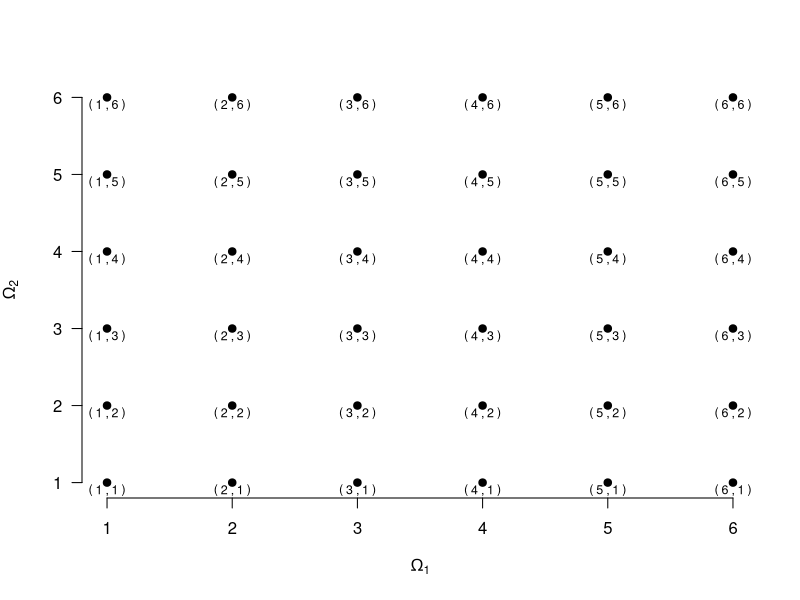
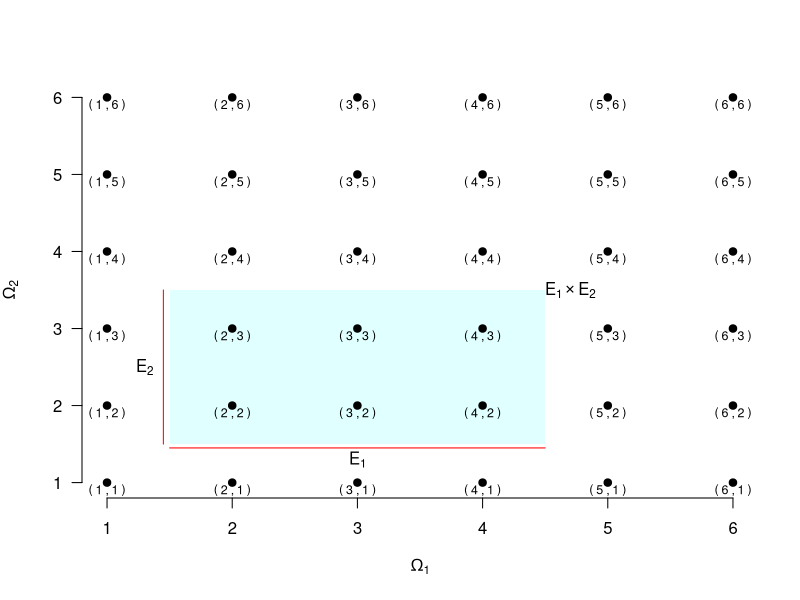
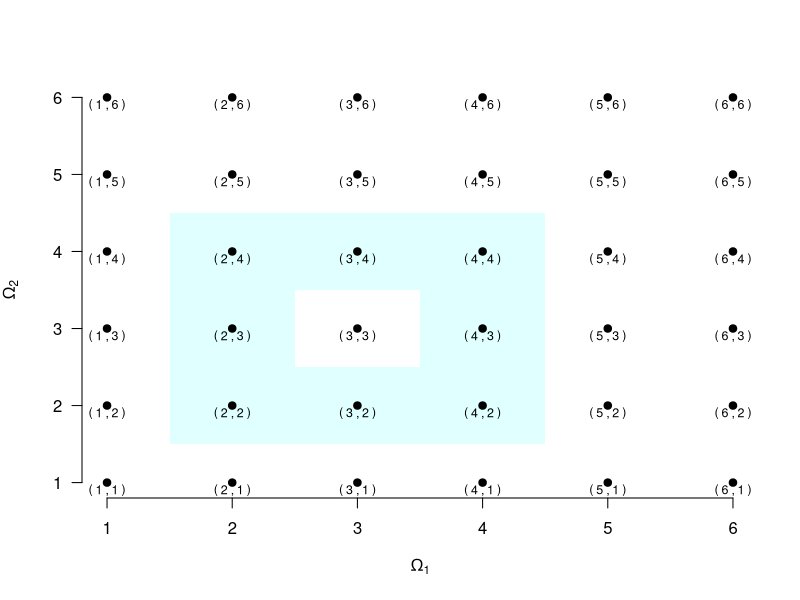

The R source for these figures, in order:
# TODO: Add comment
# 
# Author: ortellic
###############################################################################

a <- expand.grid(1:6,1:6)
plot(a,axes=FALSE,pch=19,xlab=expression(Omega[1]),
		ylab=expression(Omega[2]))
 Axis(at=1:6,labels=1:6,side=2,las=1)
 Axis(at=1:6,labels=1:6,side=1)

for (i in 1:6) {
	for (j in 1:6) {
		text(i,j-0.1,labels=paste("(",i,",",j,")"),cex=0.75)
	}
}




## secondo grafico


a <- expand.grid(1:6,1:6)
xPol=c(1.5,1.5,4.5,4.5)
yPol=c(1.5,3.5,3.5,1.5)

plot(a,axes=FALSE,pch=19,xlab=expression(Omega[1]),
		ylab=expression(Omega[2]),
		panel.first=polygon(xPol,yPol,col="lightcyan",border = NA))

Axis(at=1:6,labels=1:6,side=2,las=1)
Axis(at=1:6,labels=1:6,side=1)

for (i in 1:6) {
	for (j in 1:6) {
		text(i,j-0.1,labels=paste("(",i,",",j,")"),cex=0.75)
	}
}

lines(c(1.45,1.45),c(1.5,3.5),col="red")
lines(c(1.5,4.5),c(1.45,1.45),col="red")

text(1.3,2.5,label=expression(E[2]))

text(3,1.3,label=expression(E[1]))

text(4.7,3.5,label=expression(E[1] %*% E[2]))

## terzo grafico


a <- expand.grid(1:6,1:6)
xPol=c(1.5,1.5,4.5,4.5,2.5,2.5,4.5,4.5,3.5,3.5,2.5,2.5)
yPol=c(1.5,4.5,4.5,3.5,3.5,1.5,1.5,3.5,3.5,2.5,2.5,1.5)

plot(a,axes=FALSE,pch=19,xlab=expression(Omega[1]),
		ylab=expression(Omega[2]),
		panel.first=polygon(xPol,yPol,col="lightcyan",border = NA))

Axis(at=1:6,labels=1:6,side=2,las=1)
Axis(at=1:6,labels=1:6,side=1)

for (i in 1:6) {
	for (j in 1:6) {
		text(i,j-0.1,labels=paste("(",i,",",j,")"),cex=0.75)
	}
}



